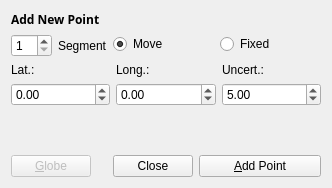
<?xml version="1.0" encoding="UTF-8"?>
<ui version="4.0">
 <class>HellingerNewPoint</class>
 <widget class="QDialog" name="HellingerNewPoint">
  <property name="geometry">
   <rect>
    <x>0</x>
    <y>0</y>
    <width>332</width>
    <height>188</height>
   </rect>
  </property>
  <property name="windowTitle">
   <string>Dialog</string>
  </property>
  <layout class="QFormLayout" name="formLayout">
   <item row="0" column="0">
    <widget class="QLabel" name="label">
     <property name="font">
      <font>
       <family>Sans Serif</family>
       <weight>75</weight>
       <bold>true</bold>
      </font>
     </property>
     <property name="text">
      <string>Add New Point</string>
     </property>
    </widget>
   </item>
   <item row="1" column="0">
    <layout class="QHBoxLayout" name="horizontalLayout">
     <item>
      <widget class="QSpinBox" name="spinbox_segment">
       <property name="minimum">
        <number>1</number>
       </property>
      </widget>
     </item>
     <item>
      <widget class="QLabel" name="label_2">
       <property name="text">
        <string>Segment</string>
       </property>
      </widget>
     </item>
    </layout>
   </item>
   <item row="1" column="1">
    <layout class="QHBoxLayout" name="horizontalLayout_2">
     <item>
      <widget class="QRadioButton" name="radiobtn_move">
       <property name="text">
        <string>Move</string>
       </property>
       <property name="checked">
        <bool>true</bool>
       </property>
       <attribute name="buttonGroup">
        <string>buttonGroup</string>
       </attribute>
      </widget>
     </item>
     <item>
      <widget class="QRadioButton" name="radiobtn_fixed">
       <property name="text">
        <string>Fixed</string>
       </property>
       <attribute name="buttonGroup">
        <string>buttonGroup</string>
       </attribute>
      </widget>
     </item>
    </layout>
   </item>
   <item row="2" column="0" colspan="2">
    <layout class="QHBoxLayout" name="horizontalLayout_3">
     <item>
      <layout class="QVBoxLayout" name="verticalLayout">
       <item>
        <widget class="QLabel" name="label_3">
         <property name="text">
          <string>Lat.:</string>
         </property>
        </widget>
       </item>
       <item>
        <widget class="QDoubleSpinBox" name="spinbox_lat">
         <property name="minimum">
          <double>-90.000000000000000</double>
         </property>
         <property name="maximum">
          <double>90.000000000000000</double>
         </property>
        </widget>
       </item>
      </layout>
     </item>
     <item>
      <layout class="QVBoxLayout" name="verticalLayout_2">
       <item>
        <widget class="QLabel" name="label_4">
         <property name="text">
          <string>Long.:</string>
         </property>
        </widget>
       </item>
       <item>
        <widget class="QDoubleSpinBox" name="spinbox_long">
         <property name="minimum">
          <double>-360.000000000000000</double>
         </property>
         <property name="maximum">
          <double>360.000000000000000</double>
         </property>
        </widget>
       </item>
      </layout>
     </item>
     <item>
      <layout class="QVBoxLayout" name="verticalLayout_3">
       <item>
        <widget class="QLabel" name="label_5">
         <property name="text">
          <string>Uncert.:</string>
         </property>
        </widget>
       </item>
       <item>
        <widget class="QDoubleSpinBox" name="spinbox_uncert">
         <property name="minimum">
          <double>-999.000000000000000</double>
         </property>
         <property name="maximum">
          <double>999.990000000000009</double>
         </property>
         <property name="value">
          <double>5.000000000000000</double>
         </property>
        </widget>
       </item>
      </layout>
     </item>
    </layout>
   </item>
   <item row="3" column="0">
    <spacer name="verticalSpacer">
     <property name="orientation">
      <enum>Qt::Vertical</enum>
     </property>
     <property name="sizeHint" stdset="0">
      <size>
       <width>20</width>
       <height>13</height>
      </size>
     </property>
    </spacer>
   </item>
   <item row="3" column="1">
    <spacer name="verticalSpacer_2">
     <property name="orientation">
      <enum>Qt::Vertical</enum>
     </property>
     <property name="sizeHint" stdset="0">
      <size>
       <width>184</width>
       <height>13</height>
      </size>
     </property>
    </spacer>
   </item>
   <item row="4" column="0">
    <widget class="QPushButton" name="pushButton">
     <property name="enabled">
      <bool>false</bool>
     </property>
     <property name="text">
      <string>&amp;Globe</string>
     </property>
    </widget>
   </item>
   <item row="4" column="1">
    <layout class="QHBoxLayout" name="horizontalLayout_4">
     <item>
      <widget class="QDialogButtonBox" name="buttonBox">
       <property name="orientation">
        <enum>Qt::Vertical</enum>
       </property>
       <property name="standardButtons">
        <set>QDialogButtonBox::Close</set>
       </property>
      </widget>
     </item>
     <item>
      <widget class="QPushButton" name="button_add_point">
       <property name="text">
        <string>&amp;Add Point</string>
       </property>
      </widget>
     </item>
    </layout>
   </item>
  </layout>
 </widget>
 <resources/>
 <connections>
  <connection>
   <sender>buttonBox</sender>
   <signal>accepted()</signal>
   <receiver>HellingerNewPoint</receiver>
   <slot>accept()</slot>
   <hints>
    <hint type="sourcelabel">
     <x>389</x>
     <y>81</y>
    </hint>
    <hint type="destinationlabel">
     <x>157</x>
     <y>274</y>
    </hint>
   </hints>
  </connection>
  <connection>
   <sender>buttonBox</sender>
   <signal>rejected()</signal>
   <receiver>HellingerNewPoint</receiver>
   <slot>reject()</slot>
   <hints>
    <hint type="sourcelabel">
     <x>389</x>
     <y>81</y>
    </hint>
    <hint type="destinationlabel">
     <x>286</x>
     <y>274</y>
    </hint>
   </hints>
  </connection>
  <connection>
   <sender>button_add_point</sender>
   <signal>clicked()</signal>
   <receiver>HellingerNewPoint</receiver>
   <slot>reject()</slot>
   <hints>
    <hint type="sourcelabel">
     <x>274</x>
     <y>160</y>
    </hint>
    <hint type="destinationlabel">
     <x>165</x>
     <y>93</y>
    </hint>
   </hints>
  </connection>
 </connections>
 <buttongroups>
  <buttongroup name="buttonGroup"/>
 </buttongroups>
</ui>
